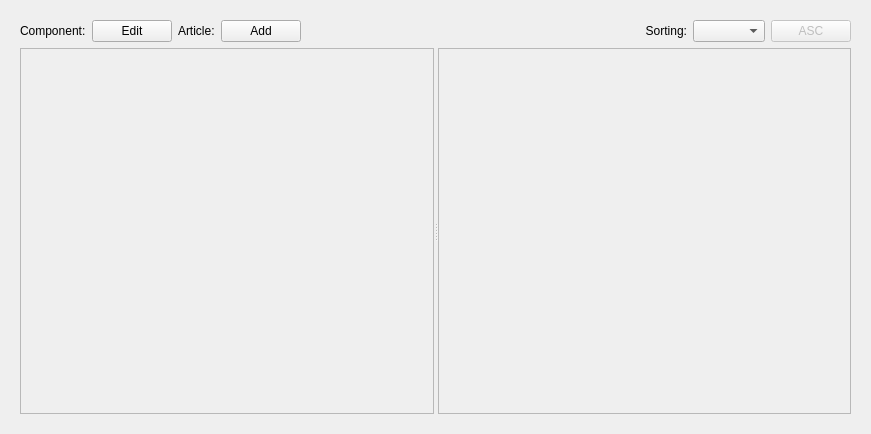
<?xml version="1.0" encoding="UTF-8"?>
<ui version="4.0">
 <class>Form</class>
 <widget class="QWidget" name="Form">
  <property name="geometry">
   <rect>
    <x>0</x>
    <y>0</y>
    <width>871</width>
    <height>434</height>
   </rect>
  </property>
  <property name="windowTitle">
   <string>Form</string>
  </property>
  <layout class="QVBoxLayout" name="verticalLayout">
   <item>
    <widget class="QStackedWidget" name="stack_widget">
     <property name="currentIndex">
      <number>0</number>
     </property>
     <widget class="QWidget" name="explore_stack">
      <layout class="QVBoxLayout" name="verticalLayout_2">
       <item>
        <layout class="QHBoxLayout" name="horizontalLayout">
         <property name="sizeConstraint">
          <enum>QLayout::SetDefaultConstraint</enum>
         </property>
         <item>
          <widget class="QLabel" name="edit_label">
           <property name="text">
            <string>Component:</string>
           </property>
          </widget>
         </item>
         <item>
          <widget class="QPushButton" name="setting_button">
           <property name="layoutDirection">
            <enum>Qt::RightToLeft</enum>
           </property>
           <property name="text">
            <string>Edit</string>
           </property>
          </widget>
         </item>
         <item>
          <widget class="QLabel" name="add_label">
           <property name="text">
            <string>Article:</string>
           </property>
          </widget>
         </item>
         <item>
          <widget class="QPushButton" name="add_button">
           <property name="text">
            <string>Add</string>
           </property>
          </widget>
         </item>
         <item>
          <spacer name="horizontalSpacer">
           <property name="orientation">
            <enum>Qt::Horizontal</enum>
           </property>
           <property name="sizeHint" stdset="0">
            <size>
             <width>40</width>
             <height>20</height>
            </size>
           </property>
          </spacer>
         </item>
         <item>
          <widget class="QLabel" name="sort_label">
           <property name="layoutDirection">
            <enum>Qt::LeftToRight</enum>
           </property>
           <property name="text">
            <string>Sorting:</string>
           </property>
           <property name="alignment">
            <set>Qt::AlignRight|Qt::AlignTrailing|Qt::AlignVCenter</set>
           </property>
          </widget>
         </item>
         <item>
          <widget class="QComboBox" name="sort_combo_box"/>
         </item>
         <item>
          <widget class="QPushButton" name="sort_direction">
           <property name="enabled">
            <bool>false</bool>
           </property>
           <property name="text">
            <string>ASC</string>
           </property>
           <property name="checkable">
            <bool>false</bool>
           </property>
           <property name="checked">
            <bool>false</bool>
           </property>
          </widget>
         </item>
        </layout>
       </item>
       <item>
        <widget class="QSplitter" name="splitter">
         <property name="orientation">
          <enum>Qt::Horizontal</enum>
         </property>
         <widget class="QScrollArea" name="filter_area">
          <property name="widgetResizable">
           <bool>true</bool>
          </property>
          <widget class="QWidget" name="scrollAreaWidgetContents_2">
           <property name="geometry">
            <rect>
             <x>0</x>
             <y>0</y>
             <width>409</width>
             <height>189</height>
            </rect>
           </property>
          </widget>
         </widget>
         <widget class="QScrollArea" name="article_area">
          <property name="widgetResizable">
           <bool>true</bool>
          </property>
          <widget class="QWidget" name="scrollAreaWidgetContents">
           <property name="geometry">
            <rect>
             <x>0</x>
             <y>0</y>
             <width>408</width>
             <height>189</height>
            </rect>
           </property>
          </widget>
         </widget>
        </widget>
       </item>
      </layout>
     </widget>
     <widget class="QWidget" name="detail_stack">
      <layout class="QVBoxLayout" name="verticalLayout_3">
       <item>
        <widget class="QScrollArea" name="detail_area">
         <property name="widgetResizable">
          <bool>true</bool>
         </property>
         <widget class="QWidget" name="scrollAreaWidgetContents_3">
          <property name="geometry">
           <rect>
            <x>0</x>
            <y>0</y>
            <width>98</width>
            <height>28</height>
           </rect>
          </property>
         </widget>
        </widget>
       </item>
      </layout>
     </widget>
    </widget>
   </item>
  </layout>
 </widget>
 <resources/>
 <connections/>
</ui>
